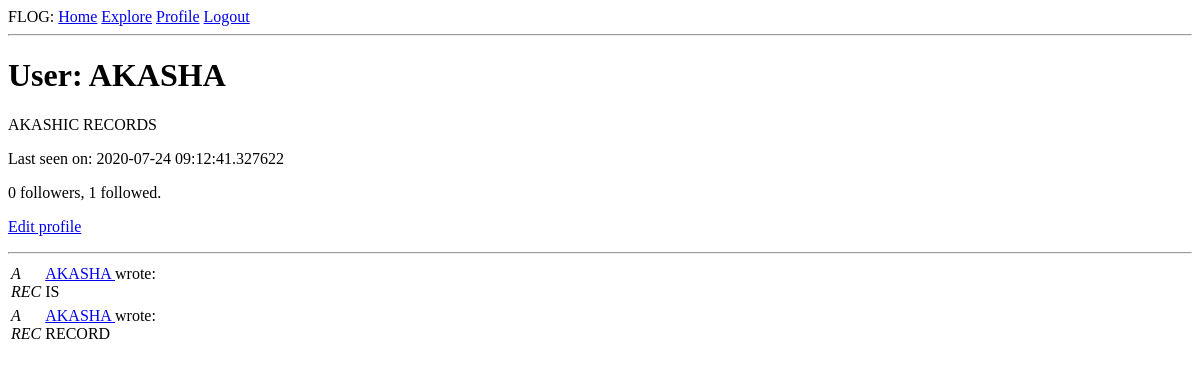
Page /user/AKASHA (signed in) on the earlier database version.
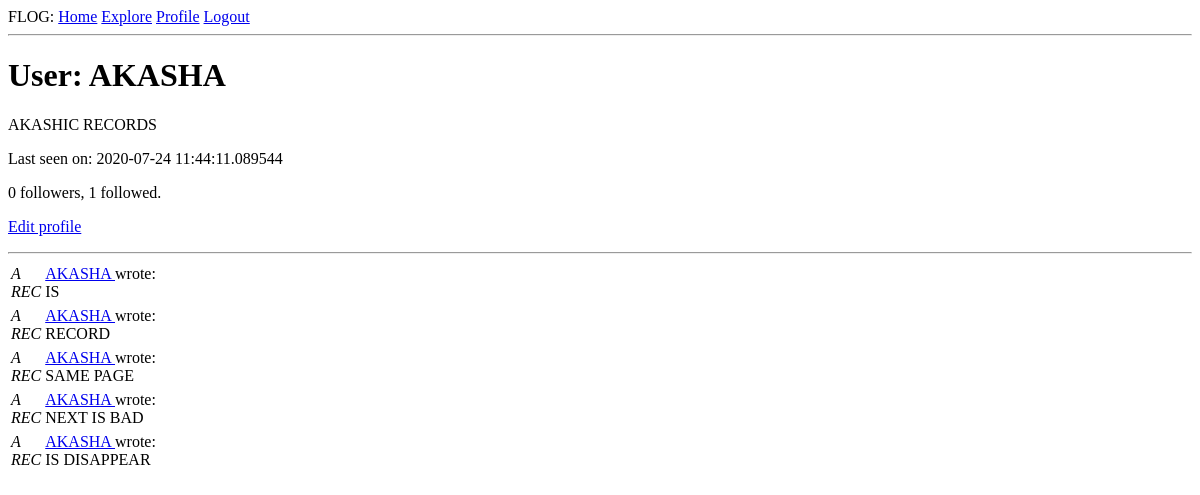
Same page on the later database version.
### app/models.py (models this page shows, shortened)
class User(UserMixin, db.Model):
    id = db.Column(db.Integer, primary_key=True)
    username = db.Column(db.String(64), index=True, unique=True)
    email = db.Column(db.String(128), index=True, unique=True)
    password_hash = db.Column(db.String(128))
    about_me = db.Column(db.String(256))
    last_seen = db.Column(db.DateTime, default=datetime.utcnow)
    posts = db.relationship('Post', backref='author', lazy='dynamic')
    followed = db.relationship(
        'User', secondary=followers,
        primaryjoin=(followers.c.follower_id == id),
        secondaryjoin=(followers.c.followed_id == id),
        backref=db.backref('followers', lazy='dynamic'), lazy='dynamic')

class Post(db.Model):
    id = db.Column(db.Integer, primary_key=True)
    body = db.Column(db.String(256))
    timestamp = db.Column(db.DateTime, index=True, default=datetime.utcnow)
    user_id = db.Column(db.Integer, db.ForeignKey('user.id'))

### app/routes.py (the view)
@app.route('/user/<username>')
@login_required
def user(username):
    user = User.query.filter_by(username=username).first_or_404()
    posts = Post.query.filter_by(author=user).all()
    form = FollowForm()
    return render_template('user.html', user=user, posts=posts, form=form)

### app/models.py (called while the page is built)
@login.user_loader
def load_user(id):
    return User.query.get(int(id))

### app/routes.py (called while the page is built)
@app.before_request
def before_request():
    if current_user.is_authenticated:
        current_user.last_seen = datetime.utcnow()
        db.session.commit()

### app/templates/user.html (shortened to what this page needs)
{% extends "base.html" %}
{% block content %}
    <h1>User: {{ user.username }}</h1>
    {% if user.about_me %}<p>{{ user.about_me }}</p>{% endif %}
    {% if user.last_seen %}<p>Last seen on: {{ user.last_seen }}</p>{% endif %}
    <p>{{ user.followers.count() }} followers, {{ user.followed.count() }} followed.</p>
    {% if user == current_user %}
    <p><a href="{{ url_for('edit_profile') }}">Edit profile</a></p>
    {% endif %}
    <hr>
    {% for post in posts %}
        {% include "_post.html" %}
    {% endfor %}
{% endblock %}

### app/templates/base.html (shortened to what this page needs)
<html>
    <head>
    </head>
    <body>
        <div>FLOG:
            <a href="{{ url_for('index') }}">Home</a>
            <a href="{{ url_for('explore') }}">Explore</a>
            {% if current_user.is_anonymous %}
            <a href="{{ url_for('login') }}">Login</a>
            {% else %}
            <a href="{{ url_for('user', username=current_user.username) }}">Profile</a>
            <a href="{{ url_for('logout') }}">Logout</a>
            {% endif %}
        </div>
        <hr>
        {% block content %}{% endblock %}
    </body>
</html>

### app/templates/_post.html
<table>
    <tr valign="top">
        <td><i>A<br>REC</i></td>
        <td>
            <a href="{{ url_for('user', username=post.author.username) }}">
                {{ post.author.username }}
            </a>
            wrote:<br>{{ post.body }}
        </td>
    </tr>
</table>

Differences in the rows shown:
changed User "AKASHA": last_seen "2020-07-24 09:12:41.327622" → "2020-07-24 11:44:11.089544"
added Post: author.username "AKASHA", body "SAME PAGE"
added Post: author.username "AKASHA", body "NEXT IS BAD"
added Post: author.username "AKASHA", body "IS DISAPPEAR"
